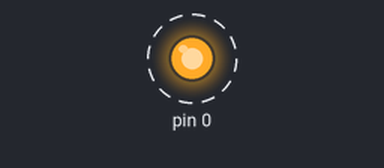
The sketch below on a simulated Arduino Uno, built with avr-gcc and run on an emulated ATmega328P. On the bench: output pins drawn as LEDs (lit = HIGH). Dashed ring = blinking.

Above: at 0.05 s.
Timing chart, 0 to 3.0 s (numbered marks = the images above):
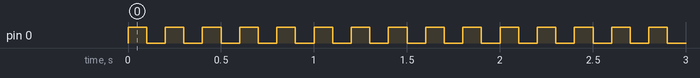

Measured:
- by itself, pin 0: alternates HIGH for 0.10 s and LOW for 0.10 s

The sketch:

ATTinyTest.ino
```cpp
#include <Arduino.h>

#include <FastLED.h>

void setup() {
    pinMode(0, OUTPUT);
}

bool isHigh = true;

void loop() {
    digitalWrite(0, isHigh ? HIGH : LOW);
    isHigh = !isHigh;
    delay(100);
}
```
